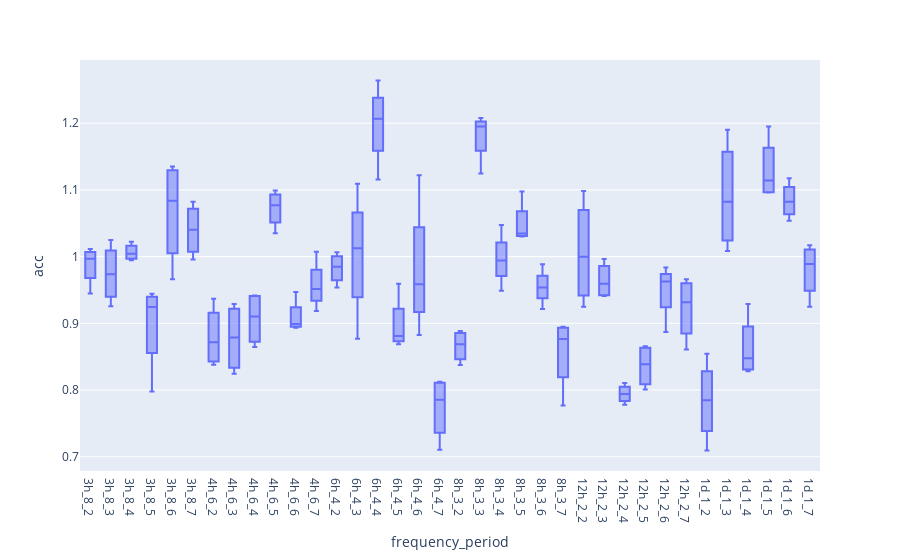

The cell this chart's notebook holds for it:
### Code cell
xp.box( df, x = "frequency_period", y = "acc" ).show()

### Figure 1 — Plotly figure (JSON) as saved in the notebook; plotly's stock layout.template omitted (floating-point values rounded to 4 significant figures; data arrays with more than 128 entries replaced by an {"elided": "..."} marker saying what was removed)
{"data": [{"alignmentgroup": "True", "hovertemplate": "frequency_period=%{x}<br>acc=%{y}<extra></extra>", "legendgroup": "", "marker": {"color": "#636efa"}, "name": "", "notched": false, "offsetgroup": "", "orientation": "v", "showlegend": false, "type": "box", "x": {"elided": "144 str values"}, "x0": " ", "xaxis": "x", "y": {"elided": "144 float values"}, "y0": " ", "yaxis": "y"}], "layout": {"boxmode": "group", "legend": {"tracegroupgap": 0}, "margin": {"t": 60}, "xaxis": {"anchor": "y", "domain": [0, 1], "title": {"text": "frequency_period"}}, "yaxis": {"anchor": "x", "domain": [0, 1], "title": {"text": "acc"}}}}
